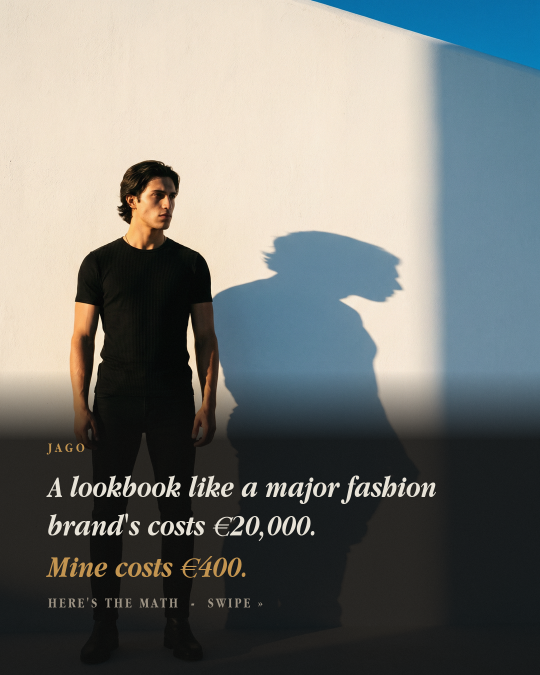
#> input picture inverso/assets-jago/carosello-pricing/slides/slide-1.png, 1080 x 1350 px, given in place of IMG-1-cover.png, which was not available (shown at 1/2 size)
$ python build_carousel.py
#> lines starting #> are read from the running program, lines starting #| are printed output that depends on the picture; pictures that were not available may be replaced by others from this repository, and a replacement may not be noted
# -*- coding: utf-8 -*-
"""
Compone il carosello Instagram "What a EUR20,000 lookbook costs" per il brand Jago.
7 slide 1080x1350 (4:5). Foto Higgsfield Nano Banana Pro (stile VESPRO/Capri) +
tipografia Apple Garamond, palette dark-luxury della style guide.
Output: slide-1..7.png + contact sheet.

Font: Apple Garamond Bold Italic come font protagonista (titoli e righe editoriali).
Apple Garamond dritto (Bold/Regular) per eyebrow maiuscoli e numeri/prezzi.
Nota: Apple Garamond non contiene il glifo euro, quindi il simbolo (euro) viene
disegnato in EB Garamond (stessa famiglia serif) inline coi numeri Apple Garamond.
"""
import os
from PIL import Image, ImageDraw, ImageFont, ImageOps

BASE = os.path.dirname(os.path.abspath(__file__))
OUT = os.path.join(BASE, "slides")
os.makedirs(OUT, exist_ok=True)
FONTS = os.path.join(BASE, "fonts")

EURO = "€"  # simbolo euro

W, H = 1080, 1350
MARGIN = 96

# Palette (style guide carosello) - INVARIATA
BLACK = (17, 17, 16)        # #111110
AMBER = (199, 150, 78)      # #C7964E accento caldo
IVORY = (237, 232, 220)     # #EDE8DC
MUTED = (158, 148, 132)     # #9E9484 testo secondario

# Font roles - Apple Garamond
DISP = "AppleGaramond-BoldItalic.ttf"   # titoli + righe editoriali (protagonista)
BOLD = "AppleGaramond-Bold.ttf"         # eyebrow uppercase, prezzi upright
REG  = "AppleGaramond.ttf"              # corpo
# Font euro (EB Garamond, solo per il glifo euro)
EURO_IT = "EBGaramond-Italic.ttf"       # da abbinare al display bold-italic
EURO_UP = "EBGaramond-SemiBold.ttf"     # da abbinare al bold upright

def font(name, size):
    return ImageFont.truetype(os.path.join(FONTS, name), size)

# ---------- helpers immagine ----------

def cover_crop(path, w=W, h=H, focus=0.5):
#> called with w = 1080, h = 1350, focus = 0.5
    img = Image.open(path).convert("RGB")
#> img is the input picture: PIL image 1080x1350 RGB; mean R, G, B 116.5, 118.9, 115.4
    iw, ih = img.size
#> iw = 1080; ih = 1350
    scale = max(w / iw, h / ih)
#> scale = 1
    nw, nh = int(iw * scale + 0.5), int(ih * scale + 0.5)
#> nw = 1080; nh = 1350
    img = img.resize((nw, nh), Image.LANCZOS)
    left = (nw - w) // 2
#> left = 0
    top = int((nh - h) * focus)
#> top = 0
    return img.crop((left, top, left + w, top + h))

def vgrad_overlay(img, top_a=0, bottom_a=210, color=(8, 8, 7)):
    grad = Image.new("L", (1, H))
    for y in range(H):
        t = y / (H - 1)
        grad.putpixel((0, y), int(top_a + (bottom_a - top_a) * t))
    grad = grad.resize((W, H))
    layer = Image.new("RGB", (W, H), color)
    return Image.composite(layer, img, grad)

def top_grad_overlay(img, top_a=205, bottom_a=0, color=(8, 8, 7)):
    grad = Image.new("L", (1, H))
    for y in range(H):
        t = y / (H - 1)
        grad.putpixel((0, y), int(top_a + (bottom_a - top_a) * t))
    grad = grad.resize((W, H))
    layer = Image.new("RGB", (W, H), color)
    return Image.composite(layer, img, grad)

def band(img, y0, y1, a=200, color=(8, 8, 7)):
    """Banda scura sfumata per far leggere il testo su foto chiare."""
#> called with y0 = 880, y1 = 1350, a = 226, color = (8, 8, 7)
    grad = Image.new("L", (1, H), 0)
    feather = 140
    for y in range(H):
        if y0 - feather <= y < y0:
            v = int(a * (y - (y0 - feather)) / feather)
        elif y0 <= y <= y1:
            v = a
        elif y1 < y <= y1 + feather:
            v = int(a * (1 - (y - y1) / feather))
        else:
            v = 0
        grad.putpixel((0, y), max(0, min(255, v)))
    grad = grad.resize((W, H))
    layer = Image.new("RGB", (W, H), color)
    return Image.composite(layer, img, grad)
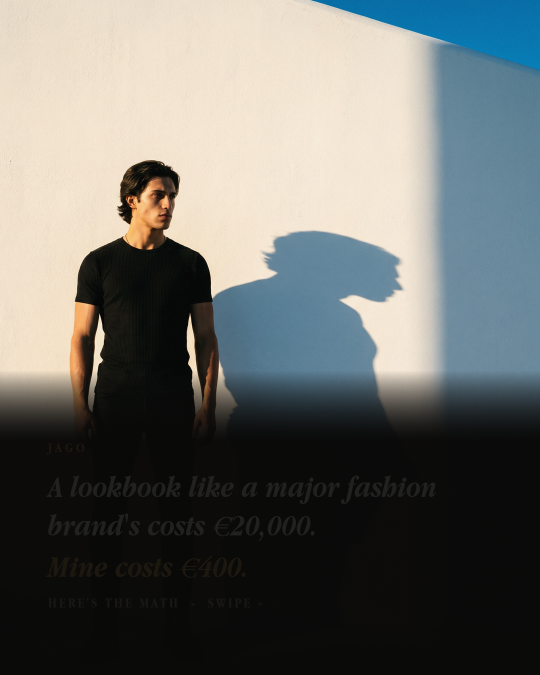
#> returned value: PIL image 1080x1350 RGB (shown at 1/2 size); mean R, G, B 105.1, 107.2, 104

def darken(img, a=70, color=(8, 8, 7)):
    layer = Image.new("RGB", (W, H), color)
    return Image.blend(img, layer, a / 255)

def add_grain(img, amount=9):
    noise = Image.effect_noise((W, H), amount).convert("L")
    noise = ImageOps.autocontrast(noise)
    gl = Image.merge("RGB", (noise, noise, noise))
    return Image.blend(img, gl, 0.05)

# ---------- helpers testo (euro-aware) ----------

def _fnt_for(c, main_fnt, euro_fnt):
    return euro_fnt if (c == EURO and euro_fnt is not None) else main_fnt

def text_w(draw, s, main_fnt, euro_fnt=None, tracking=0):
#> called with s = 'JAGO', tracking = 6
    if not s:
        return 0
    w = 0
    for c in s:
        w += draw.textlength(c, font=_fnt_for(c, main_fnt, euro_fnt)) + tracking
    return w - tracking

def draw_line(draw, xy, s, main_fnt, fill, euro_fnt=None, tracking=0, anchor="left"):
    x, y = xy
    total = text_w(draw, s, main_fnt, euro_fnt, tracking)
    if anchor == "center":
        x -= total / 2
    elif anchor == "right":
        x -= total
    for c in s:
        f = _fnt_for(c, main_fnt, euro_fnt)
        draw.text((x, y), c, font=f, fill=fill)
        x += draw.textlength(c, font=f) + tracking

def wrap(draw, s, main_fnt, maxw, euro_fnt=None):
#> called with maxw = 888
    words = s.split()
    lines, cur = [], ""
    for wd in words:
        test = (cur + " " + wd).strip()
        if text_w(draw, test, main_fnt, euro_fnt) <= maxw:
            cur = test
        else:
            if cur:
                lines.append(cur)
            cur = wd
    if cur:
        lines.append(cur)
    return lines

def draw_block(draw, x, y, s, main_fnt, fill, maxw, euro_fnt=None, leading=1.22, center=False):
    lines = wrap(draw, s, main_fnt, maxw, euro_fnt)
    asc, desc = main_fnt.getmetrics()
    lh = int((asc + desc) * leading)
    for ln in lines:
        draw_line(draw, (x, y), ln, main_fnt, fill, euro_fnt,
                  anchor="center" if center else "left")
        y += lh
    return y

def eyebrow(draw, text, x, y, color=AMBER, size=27, tracking=6, center=False):
    f = font(BOLD, size)
    draw_line(draw, (x, y), text.upper(), f, color, tracking=tracking,
              anchor="center" if center else "left")

def amber_rule(draw, x, y, w=64, color=AMBER, h=2):
    draw.rectangle([x, y, x + w, y + h], fill=color)

def wordmark(draw, corner="tl"):
    f = font(DISP, 46)
    s = "Jago"
    if corner == "tl":
        draw.text((MARGIN, MARGIN - 12), s, font=f, fill=IVORY)
    elif corner == "bl":
        draw.text((MARGIN, H - MARGIN - 48), s, font=f, fill=IVORY)

def finish(img, name):
    img = add_grain(img)
    path = os.path.join(OUT, name)
    img.save(path, "PNG")
    print("saved", name)
    return path

# ================= SLIDE 1 - COVER =================
def slide1():
    img = cover_crop(os.path.join(BASE, "IMG-1-cover.png"), focus=0.5)
    img = band(img, H - 470, H, a=226)
    d = ImageDraw.Draw(img)
    y = H - 470
    eyebrow(d, "Jago", MARGIN, y, AMBER, 27, 6)
    y += 56
    f_title = font(DISP, 62)
    eu_it = font(EURO_IT, 58)
    y = draw_block(d, MARGIN, y, "A lookbook like a major fashion brand's costs " + EURO + "20,000.",
                   f_title, IVORY, W - 2 * MARGIN, euro_fnt=eu_it, leading=1.06)
#> y = 1167
    y += 6
#> y = 1173
    draw_line(d, (MARGIN, y), "Mine costs " + EURO + "400.", f_title, AMBER, euro_fnt=eu_it)
    ia, idsc = f_title.getmetrics()
    y += int((ia + idsc) * 1.05)
#> y = 1249
    draw_line(d, (MARGIN, y + 18), "HERE'S THE MATH  -  SWIPE " + "»",
              font(BOLD, 28), MUTED, tracking=4)
    finish(img, "slide-1.png")
#> in add_grain, `noise = Image.effect_noise((W, H), amount).convert("L")`:
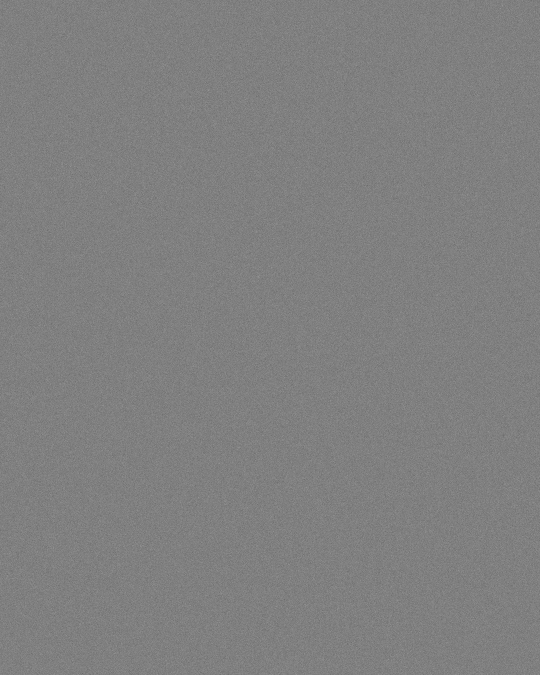
#> noise: PIL image 1080x1350 L (shown at 1/2 size); min 80, max 170, mean 127.5

# ================= SLIDE 2 - WHAT BRANDS PAY =================
def slide2():
    img = Image.new("RGB", (W, H), BLACK)
    tx = cover_crop(os.path.join(BASE, "IMG-2-tessuto.png"), focus=0.28)
#> call 2 of cover_crop, with w = 1080, h = 1350, focus = 0.28
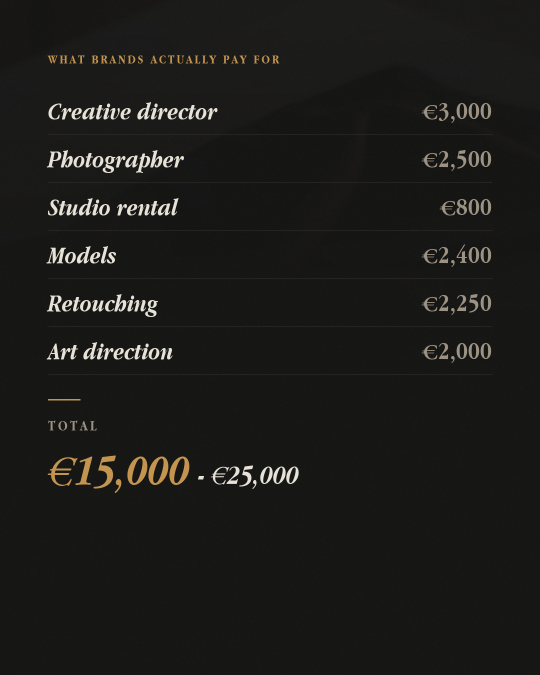
#> input picture inverso/assets-jago/carosello-pricing/slides/slide-2.png, 1080 x 1350 px, given in place of IMG-2-tessuto.png, which was not available (shown at 1/2 size)
#> in cover_crop, img is the input picture: PIL image 1080x1350 RGB; mean R, G, B 27.8, 27.4, 25.7
    tx = darken(tx, a=214)
    mask = Image.new("L", (1, H))
    for yy in range(H):
        mask.putpixel((0, yy), max(0, 58 - int(58 * yy / (H * 0.5))))
    mask = mask.resize((W, H))
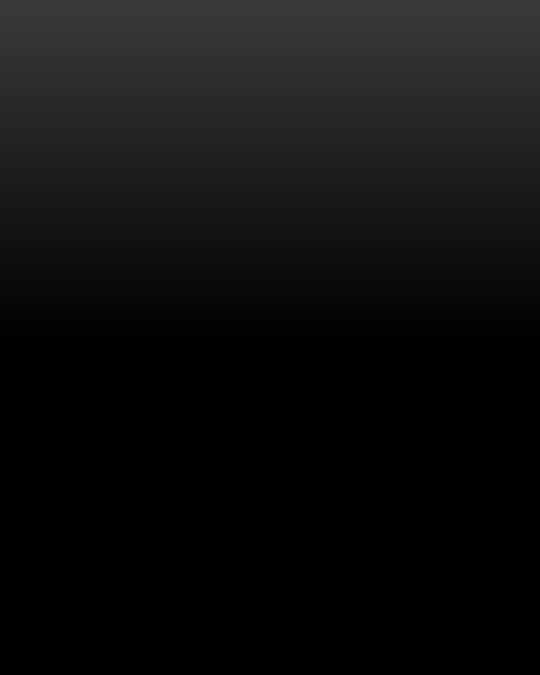
#> mask: PIL image 1080x1350 L (shown at 1/2 size); min 0, max 58, mean 14.8
    img = Image.composite(tx, img, mask)
    d = ImageDraw.Draw(img)
    eyebrow(d, "What brands actually pay for", MARGIN, MARGIN + 8, AMBER, 26, 4)
    rows = [
        ("Creative director", "3,000"),
        ("Photographer", "2,500"),
        ("Studio rental", "800"),
        ("Models", "2,400"),
        ("Retouching", "2,250"),
        ("Art direction", "2,000"),
    ]
    f_role = font(DISP, 50)
    f_price = font(BOLD, 50)
    eu_up = font(EURO_UP, 44)
    y = MARGIN + 96
    rx = W - MARGIN
    for role, price in rows:
        d.text((MARGIN, y), role, font=f_role, fill=IVORY)
        s = EURO + price
        pw = text_w(d, s, f_price, eu_up)
        draw_line(d, (rx - pw, y + 2), s, f_price, MUTED, euro_fnt=eu_up)
        y += 96
        d.line([(MARGIN, y - 20), (rx, y - 20)], fill=(48, 46, 42), width=1)
#> this loop made 6 passes
#> pw on passes 1 to 6: 171.1, 171.1, 123.4, 171.1, 171.1, 171.1
#> after the loop, y = 768
    y += 30
#> y = 798
    amber_rule(d, MARGIN, y, 64)
    y += 36
#> y = 834
    draw_line(d, (MARGIN, y), "TOTAL", font(BOLD, 30), MUTED, tracking=5)
    y += 52
#> y = 886
    f_tot = font(DISP, 90)
    eu_tot = font(EURO_IT, 84)
    s1 = EURO + "15,000"
    draw_line(d, (MARGIN, y), s1, f_tot, AMBER, euro_fnt=eu_tot)
    w1 = text_w(d, s1, f_tot, eu_tot)
#> w1 = 368.4
    f_tot2 = font(DISP, 56)
    eu_tot2 = font(EURO_IT, 52)
    draw_line(d, (MARGIN + w1 + 16, y + 30), "- " + EURO + "25,000", f_tot2, IVORY, euro_fnt=eu_tot2)
    finish(img, "slide-2.png")
#> call 2 of add_grain, with amount = 9
#> in add_grain (call 2), `return Image.blend(img, gl, 0.05)`:
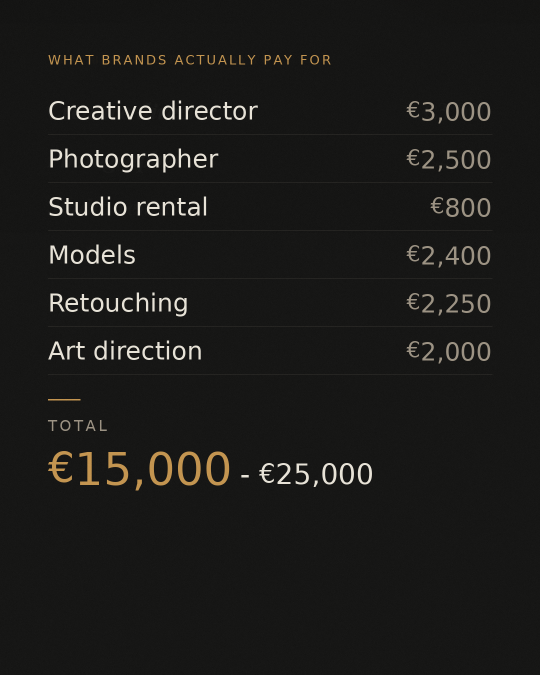
#> returned value: PIL image 1080x1350 RGB (shown at 1/2 size); mean R, G, B 27.4, 26.9, 25.2

# ================= SLIDE 3 - RESPIRO (tessuto, no testo) =================
def slide3():
    img = cover_crop(os.path.join(BASE, "IMG-2-tessuto.png"), focus=0.5)
    finish(img, "slide-3.png")

# ================= SLIDE 4 - WHAT CHANGES WITH AI =================
def slide4():
    img = Image.new("RGB", (W, H), BLACK)
    d = ImageDraw.Draw(img)
    cx = W // 2
    eyebrow(d, "What changes with AI", cx, MARGIN + 40, AMBER, 26, 4, center=True)
    f_big = font(DISP, 58)
    y = 460
    y = draw_block(d, cx, y,
                   "The vision is still yours. The taste is still yours. The creative decisions are still yours.",
                   f_big, IVORY, W - 2 * MARGIN - 30, leading=1.2, center=True)
#> y = 784
    y += 46
#> y = 830
    amber_rule(d, cx - 32, y, 64)
    y += 44
#> y = 874
    draw_block(d, cx, y, "Only the execution changes.", font(DISP, 50), AMBER,
               W - 2 * MARGIN, leading=1.2, center=True)
    finish(img, "slide-4.png")

# ================= SLIDE 5 - TERRAZZA (deliverable) =================
def slide5():
    img = cover_crop(os.path.join(BASE, "IMG-3-terrazza.png"), focus=0.5)
    img = band(img, H - 195, H, a=212)
#> call 2 of band, with y0 = 1155, y1 = 1350, a = 212, color = (8, 8, 7)
#> in band (call 2), `grad = grad.resize((W, H))`:
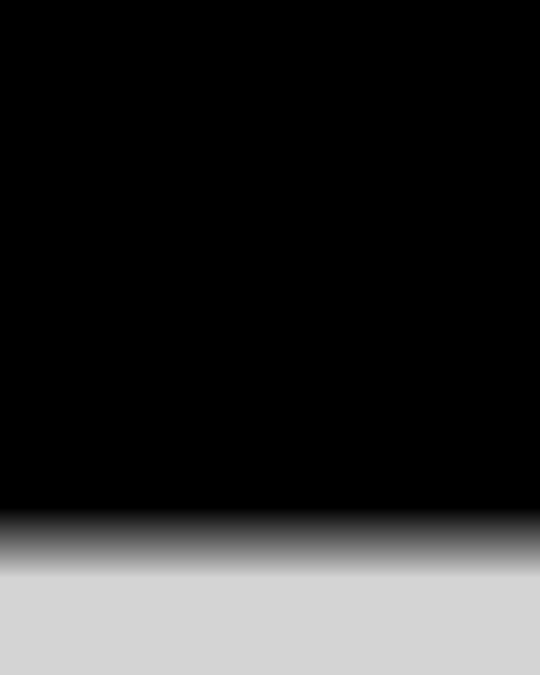
#> grad: PIL image 1080x1350 L (shown at 1/2 size); min 0, max 212, mean 41.5
    d = ImageDraw.Draw(img)
    draw_line(d, (MARGIN, H - 150), "10-15 IMAGES   " + "·" + "   48 HOURS",
              font(BOLD, 34), IVORY, tracking=4)
    finish(img, "slide-5.png")

# ================= SLIDE 6 - THE OFFER =================
def slide6():
    img = Image.new("RGB", (W, H), BLACK)
    d = ImageDraw.Draw(img)
    cx = W // 2
    eyebrow(d, "The offer", cx, 360, AMBER, 27, 5, center=True)
    f_punch = font(DISP, 188)
    eu_punch = font(EURO_IT, 168)
    s = EURO + "400"
    pw = text_w(d, s, f_punch, eu_punch)
#> pw = 465.7
    draw_line(d, (cx, 430), s, f_punch, AMBER, euro_fnt=eu_punch, anchor="center")
    f_flat = font(DISP, 60)
    draw_line(d, (cx, 668), "flat.", f_flat, IVORY, anchor="center")
    y = 800
    amber_rule(d, cx - 32, y, 64)
    y += 42
    y = draw_block(d, cx, y, "Campaign-quality lookbook in 48-72 hours.",
                   font(DISP, 44), IVORY, W - 2 * MARGIN, leading=1.24, center=True)
#> y = 970
    y += 20
#> y = 990
    draw_block(d, cx, y,
               "First 3 brands get the pilot price - in exchange for a case study.",
               font(REG, 38), MUTED, W - 2 * MARGIN - 40, leading=1.32, center=True)
    finish(img, "slide-6.png")
#> in add_grain (call 6), `return Image.blend(img, gl, 0.05)`:
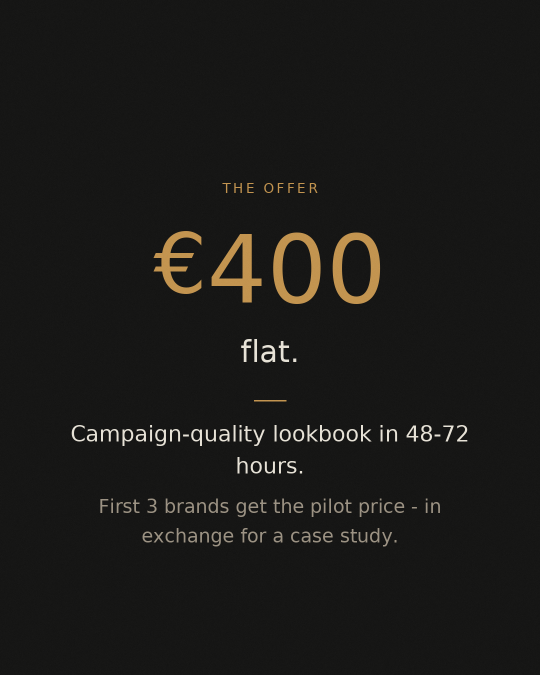
#> returned value: PIL image 1080x1350 RGB (shown at 1/2 size); mean R, G, B 26.5, 25.8, 23.7

# ================= SLIDE 7 - CTA =================
def slide7():
    img = cover_crop(os.path.join(BASE, "IMG-4-cta.png"), focus=0.42)
    img = band(img, H - 430, H, a=234)
    img = top_grad_overlay(img, top_a=120, bottom_a=0)
    d = ImageDraw.Draw(img)
    wordmark(d, "tl")
    y = H - 400
    y = draw_block(d, MARGIN, y, "If you're launching a collection, you know where to find me.",
                   font(DISP, 56), IVORY, W - 2 * MARGIN, leading=1.12)
    y += 28
    draw_line(d, (MARGIN, y), "COMMENT  LOOKBOOK", font(BOLD, 40), AMBER, tracking=3)
    y += 66
    draw_line(d, (MARGIN, y), "@JAGOWORKS   " + "·" + "   BYJAGO.BEEHIIV.COM",
              font(BOLD, 27), MUTED, tracking=2)
    finish(img, "slide-7.png")

def contact_sheet():
    cols, rows = 4, 2
    pad = 20
    tw = (W // 4)
    th = (H // 4)
    sheet = Image.new("RGB", (cols * tw + (cols + 1) * pad, rows * th + (rows + 1) * pad), (24, 24, 22))
    for i in range(1, 8):
        im = Image.open(os.path.join(OUT, f"slide-{i}.png")).resize((tw, th), Image.LANCZOS)
        idx = i - 1
        r, c = idx // cols, idx % cols
        x = pad + c * (tw + pad)
        y = pad + r * (th + pad)
        sheet.paste(im, (x, y))
    sheet.save(os.path.join(OUT, "contact-sheet.png"))
    print("saved contact-sheet.png")

if __name__ == "__main__":
#> (the run stopped early here; a loop or call above may not have finished)
